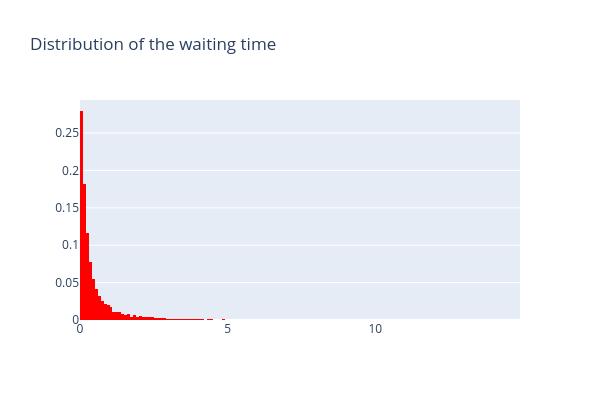

The cell this chart's notebook holds for it:
### Markdown cell above
## 2. Visualize the variable

### Question 2

Create a histogram of `waiting_time` with clear axis name.

Then answer briefly:

1. Is the variable concentrated around a particular value?
2. Is it symmetric or right-skewed?
3. Are there intervals with unusually large counts?

### Code cell
import plotly.graph_objects as go

waiting_time = waiting_time

fig = go.Figure()
fig.add_trace(
    go.Histogram(
        x = waiting_time,
        autobinx=False, 
        histnorm='probability',
        marker_color='red', 
        xbins=dict(
            start= 0,
            size=0.1,
            end=20
        )
    )
)
fig.update_layout(
    width=600,
    height=400,
    title='Distribution of the waiting time'
).show()

### Figure 1 — Plotly figure (JSON) as saved in the notebook; plotly's stock layout.template omitted (floating-point values rounded to 4 significant figures; data arrays with more than 128 entries replaced by an {"elided": "..."} marker saying what was removed)
{"data": [{"autobinx": false, "histnorm": "probability", "marker": {"color": "red"}, "type": "histogram", "x": {"elided": "12098 float values"}, "xbins": {"end": 20, "size": 0.1, "start": 0}}], "layout": {"height": 400, "title": {"text": "Distribution of the waiting time"}, "width": 600}}
